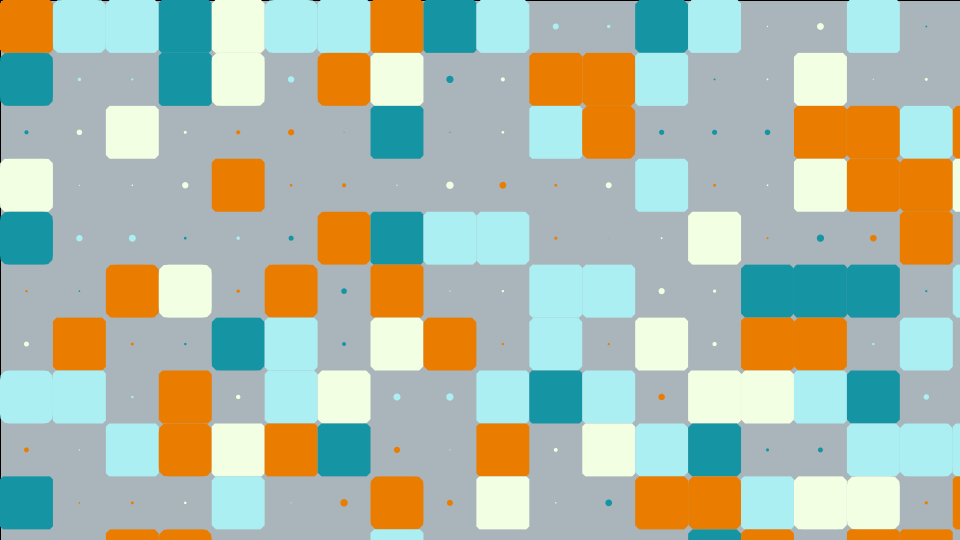
Frame 1 (no input)
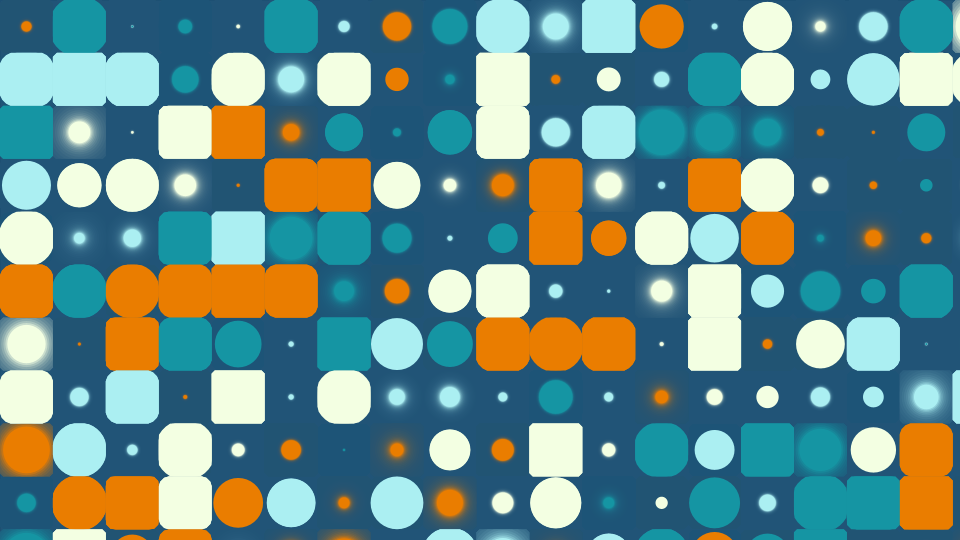
Frame 60 (the mouse pressed at the canvas centre just before this capture)
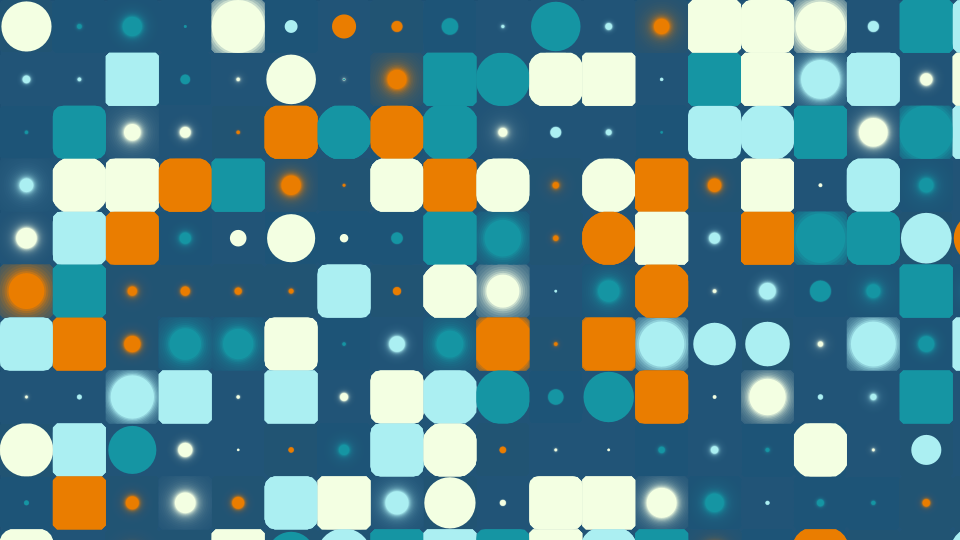
Frame 120 (the mouse held since frame 60 and released just before this capture)

The Processing sketch that drew these frames (run headless with seeded random() and noise(); from frame 60 on, the mouse is pressed at the canvas centre):

// Processing sketch: sketch_xxx_circle2square2
// ── sketch_xxx_circle2square2.pde
// color reference : https://goo.gl/31Q13x

int num = 100;
ArrayList<Box> boxes = new ArrayList<Box>();

// setup関数 : 初回1度だけ実行される
void setup() {
  size(960, 540); // ウィンドウサイズを960px,540pxに
  colorMode(HSB, 360, 100, 100); // HSBでの色指定にする
  smooth(); // 描画を滑らかに
  float sizeGrid = random(40, 60);
  for (float y = 0; y <= height; y += sizeGrid) {
    for (float x = 0; x <= width; x += sizeGrid) {
      Box box = new Box(sizeGrid/2 + x, sizeGrid/2 + y, sizeGrid);
      boxes.add(box);
    }
  }
}

// draw関数 : setup関数実行後繰り返し実行される
void draw() {
  fill(206, 72, 47, 50);
  rect(0, 0, width, height);
  for (Box b : boxes) {
    b.update();
    b.display();
  }
}

class Box {
  float x, y;
  float sizeGrid;
  float easing;
  float sizeMin;
  float sizeMax;
  boolean isForward;
  float sizeCurrent;
  color c;
  color[] colors = {color(186, 87, 64), color(182, 29, 95), color(85, 11, 100), color(32, 100, 92)};
  Box(float _x, float _y, float _sizeGrid) {
    x = _x;
    y = _y;
    sizeGrid = _sizeGrid/2;
    easing = random(0.01, 0.1);
    sizeMin = 0;
    sizeMax = sqrt(sizeGrid * sizeGrid + sizeGrid * sizeGrid);
    c = colors[int(random(colors.length))];
    if (random(1) > 0.5) {
      isForward = true;
      sizeCurrent = sizeMin;
    } else {
      isForward = false;
      sizeCurrent = sizeMax;
    }
  }

  void update() {
    float sizeTarget;
    if (isForward) {
      sizeTarget = sizeMax;
    } else {
      sizeTarget = sizeMin;
    }
    sizeCurrent = lerp(sizeCurrent, sizeTarget, easing);
    if (abs(sizeCurrent - sizeTarget) < 1) {
      if (isForward) {
        sizeTarget = random(sizeMin, sizeMin+sizeMax/10);
      } else {
        sizeTarget = random(sizeMax/4, sizeMax);
        c = colors[int(random(colors.length))];
      }
      isForward = !isForward;
      easing = random(0.05, 0.1);
    }
  }

  void display() {
    noStroke();
    fill(c);
    pushMatrix();
    translate(x, y);
    beginShape();
    for (float angle = 0; angle < 360; angle += 10) {
      float theta = radians(angle);
      float x1 = cos(theta) * sizeCurrent;
      float y1 = sin(theta) * sizeCurrent;
      x1 = constrain(x1, -sizeGrid, sizeGrid);
      y1 = constrain(y1, -sizeGrid, sizeGrid);
      vertex(x1, y1);
    }
    endShape(CLOSE);
    popMatrix();
  }
}
